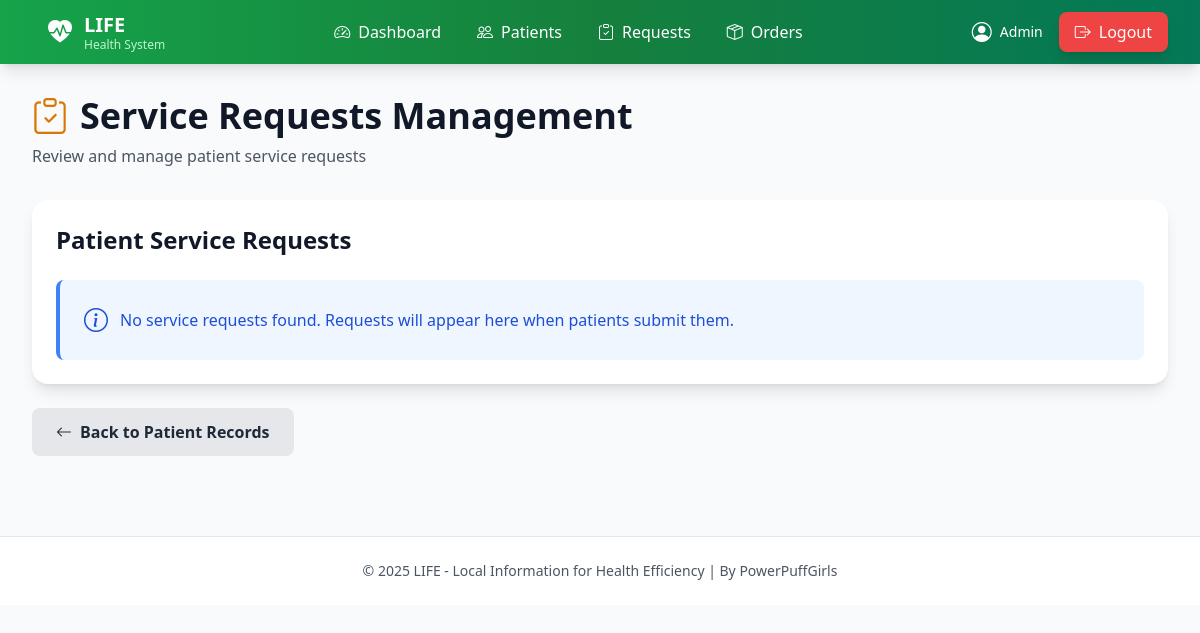
/admin_requests (signed in), run on an earlier commit of the app's database.
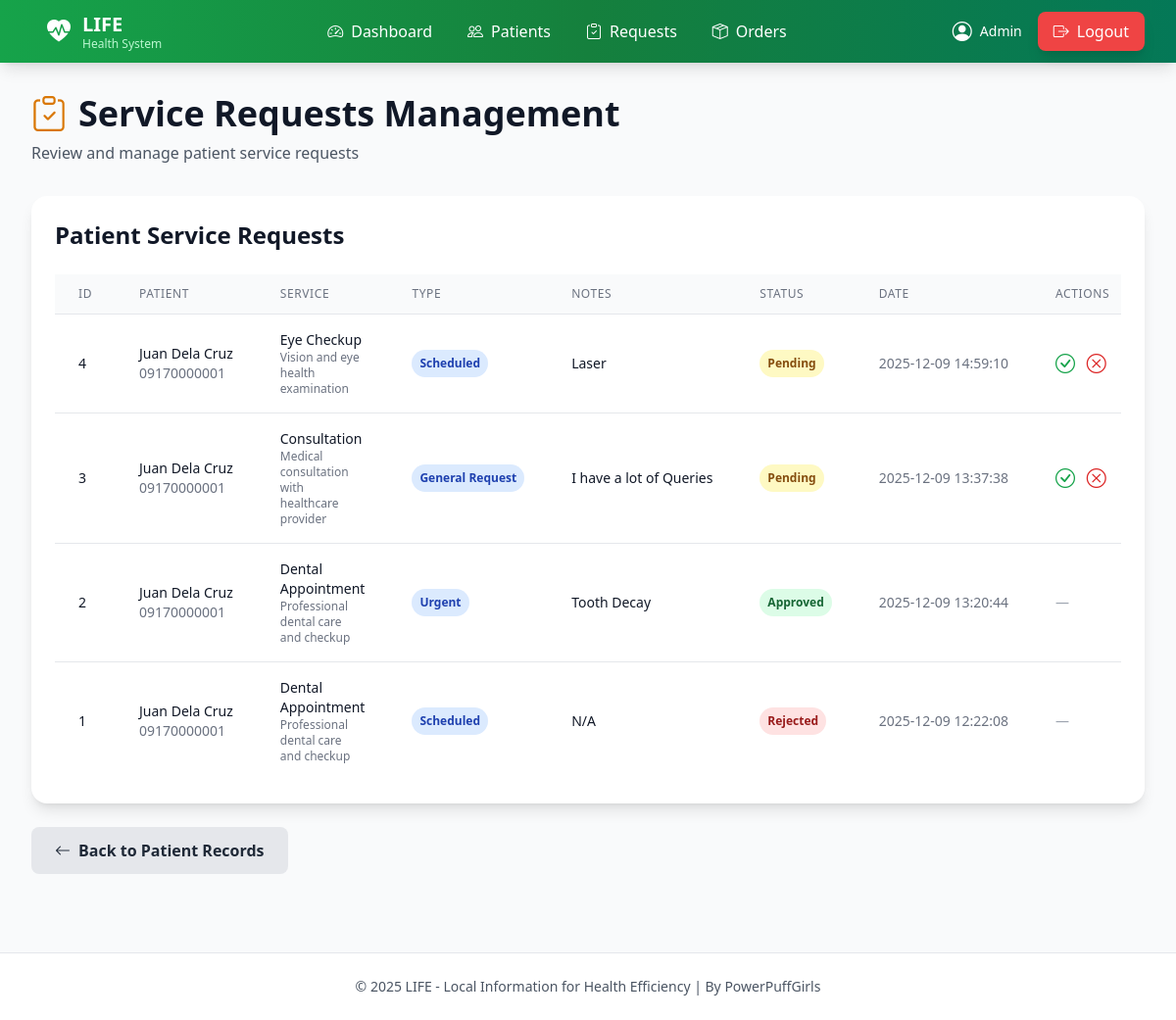
And on a later commit of the database.
### tables this page shows
CREATE TABLE service_requests (
            id INTEGER PRIMARY KEY AUTOINCREMENT,
            patient_id INTEGER NOT NULL,
            service_id INTEGER NOT NULL,
            request_type TEXT NOT NULL,
            notes TEXT,
            status TEXT DEFAULT 'Pending',
            requested_at TIMESTAMP DEFAULT CURRENT_TIMESTAMP,
            FOREIGN KEY (patient_id) REFERENCES patients(id),
            FOREIGN KEY (service_id) REFERENCES medical_services(id)
        );

CREATE TABLE patients (
            id INTEGER PRIMARY KEY AUTOINCREMENT,
            last_name TEXT NOT NULL,
            first_name TEXT NOT NULL,
            middle_name TEXT,
            suffix TEXT,
            dob TEXT NOT NULL,
            sex TEXT NOT NULL,
            contact TEXT,
            address TEXT,
            notes TEXT,
            created_at TIMESTAMP DEFAULT CURRENT_TIMESTAMP
        );

CREATE TABLE medical_services (
            id INTEGER PRIMARY KEY AUTOINCREMENT,
            name TEXT NOT NULL,
            description TEXT,
            category TEXT NOT NULL
        );

### app.py (the view)
@app.route("/admin_requests")
@login_required
def admin_requests():
    db = get_db()
    c = db.cursor()
    requests_data = c.execute("""
        SELECT sr.id, sr.patient_id, sr.request_type, sr.notes, sr.status, sr.requested_at,
               ms.name as service_name, ms.description as service_description,
               p.first_name, p.last_name, p.contact
        FROM service_requests sr
        JOIN medical_services ms ON sr.service_id = ms.id
        JOIN patients p ON sr.patient_id = p.id
        ORDER BY sr.requested_at DESC
    """).fetchall()
    return render_template("admin_requests.html", requests=requests_data)

### app.py (called while the page is built)
def login_required(f):
    @wraps(f)
    def decorated_function(*args, **kwargs):
        if session.get("role") != 'worker':
            return redirect(url_for('worker_signin'))
        return f(*args, **kwargs)
    return decorated_function

def get_db():
    db = getattr(g, "_database", None)
    if db is None:
        if USE_MYSQL:
            conn = pymysql.connect(
                host=DB_HOST,
                port=DB_PORT,
                user=DB_USER,
                password=DB_PASSWORD,
                database=DB_NAME,
                cursorclass=pymysql.cursors.DictCursor,
                autocommit=False
            )
            db = g._database = DatabaseWrapper(conn, is_mysql=True)
        else:
            import sqlite3
            conn = sqlite3.connect(DATABASE)
            conn.row_factory = sqlite3.Row
            db = g._database = DatabaseWrapper(conn, is_mysql=False)
    return db

@app.teardown_appcontext
def close_connection(exception):
    db = getattr(g, "_database", None)
    if db is not None:
        db.close()

    def close(self):
        self.connection.close()

    def fetchall(self):
        return self.cursor.fetchall()

### templates/admin_requests.html (shortened to what the changed rows need)
{% extends "layout.html" %}
{% block content %}
<div class="animate-slideUp">
    <div class="mb-8">
        <h1 class="text-4xl font-bold text-gray-900 mb-2 flex items-center space-x-3">
            <i class="bi bi-clipboard-check text-amber-600"></i>
            <span>Service Requests Management</span>
        </h1>
    </div>
    <div class="bg-white rounded-2xl shadow-lg p-6">
        <h2 class="text-2xl font-bold text-gray-900 mb-6">Patient Service Requests</h2>
        {% if requests %}
            <div class="overflow-x-auto">
                <table class="min-w-full divide-y divide-gray-200">
                    <thead class="bg-gray-50">
                        <tr>
                            <th class="px-6 py-3 text-left text-xs font-medium text-gray-500 uppercase tracking-wider">ID</th>
                            <th class="px-6 py-3 text-left text-xs font-medium text-gray-500 uppercase tracking-wider">Patient</th>
                            <th class="px-6 py-3 text-left text-xs font-medium text-gray-500 uppercase tracking-wider">Service</th>
                            <th class="px-6 py-3 text-left text-xs font-medium text-gray-500 uppercase tracking-wider">Type</th>
                            <th class="px-6 py-3 text-left text-xs font-medium text-gray-500 uppercase tracking-wider">Notes</th>
                            <th class="px-6 py-3 text-left text-xs font-medium text-gray-500 uppercase tracking-wider">Status</th>
                            <th class="px-6 py-3 text-left text-xs font-medium text-gray-500 uppercase tracking-wider">Date</th>
                            <th class="px-6 py-3 text-left text-xs font-medium text-gray-500 uppercase tracking-wider">Actions</th>
                        </tr>
                    </thead>
                    <tbody class="bg-white divide-y divide-gray-200">
                        {% for req in requests %}
                        <tr class="hover:bg-gray-50 transition-colors">
                            <td class="px-6 py-4 whitespace-nowrap text-sm font-medium text-gray-900">{{ req.id }}</td>
                            <td class="px-6 py-4 whitespace-nowrap">
                                <div class="text-sm font-medium text-gray-900">{{ req.first_name }} {{ req.last_name }}</div>
                                <div class="text-sm text-gray-500">{{ req.contact }}</div>
                            </td>
                            <td class="px-6 py-4">
                                <div class="text-sm font-medium text-gray-900">{{ req.service_name }}</div>
                                {% if req.service_description %}
                                <div class="text-xs text-gray-500">{{ req.service_description }}</div>
                                {% endif %}
                            </td>
                            <td class="px-6 py-4 whitespace-nowrap">
                                <span class="px-2 py-1 inline-flex text-xs leading-5 font-semibold rounded-full bg-blue-100 text-blue-800">
                                    {{ req.request_type }}
                                </span>
                            </td>
                            <td class="px-6 py-4 text-sm text-gray-900 max-w-xs truncate">{{ req.notes or 'N/A' }}</td>
                            <td class="px-6 py-4 whitespace-nowrap">
                                {% if req.status == 'Pending' %}
                                    <span class="px-2 py-1 inline-flex text-xs leading-5 font-semibold rounded-full bg-yellow-100 text-yellow-800">
                                        {{ req.status }}
                                    </span>
                                {% elif req.status == 'Approved' %}
                                    <span class="px-2 py-1 inline-flex text-xs leading-5 font-semibold rounded-full bg-green-100 text-green-800">
                                        {{ req.status }}
                                    </span>
                                {% elif req.status == 'Rejected' %}
                                    <span class="px-2 py-1 inline-flex text-xs leading-5 font-semibold rounded-full bg-red-100 text-red-800">
                                        {{ req.status }}
                                    </span>
                                {% else %}
                                    <span class="px-2 py-1 inline-flex text-xs leading-5 font-semibold rounded-full bg-gray-100 text-gray-800">
                                        {{ req.status }}
                                    </span>
                                {% endif %}
                            </td>
                            <td class="px-6 py-4 whitespace-nowrap text-sm text-gray-500">{{ req.requested_at }}</td>
                            <td class="px-6 py-4 whitespace-nowrap text-sm font-medium space-x-2">
                                {% if req.status == 'Pending' %}
                                    <button onclick="document.getElementById('approveModal{{ req.id }}').classList.remove('hidden')"
                                            class="text-green-600 hover:text-green-900 transition-colors">
                                        <i class="bi bi-check-circle text-xl"></i>
                                    </button>
                                    <button onclick="document.getElementById('rejectModal{{ req.id }}').classList.remove('hidden')"
                                            class="text-red-600 hover:text-red-900 transition-colors">
                                        <i class="bi bi-x-circle text-xl"></i>
                                    </button>
                                {% else %}
                                    <span class="text-gray-400">—</span>
                                {% endif %}
                            </td>
                        </tr>
                        {% endfor %}
                    </tbody>
                </table>
            </div>
        {% else %}
            <div class="bg-blue-50 border-l-4 border-blue-500 text-blue-700 p-6 rounded-lg">
                <div class="flex items-center space-x-3">
                    <i class="bi bi-info-circle text-2xl"></i>
                    <p>No service requests found. Requests will appear here when patients submit them.</p>
                </div>
            </div>
        {% endif %}
    </div>
</div>
{% endblock %}

What changed in the data, as far as the page shows it:
added service_requests: id "4", first_name "Juan", last_name "Dela Cruz", contact "09170000001", service_name "Eye Checkup", service_description "Vision and eye health examination", request_type "Scheduled", notes "Laser", status "Pending", requested_at "2025-12-09 14:59:10"
added service_requests: id "3", first_name "Juan", last_name "Dela Cruz", contact "09170000001", service_name "Consultation", service_description "Medical consultation with healthcare provider", request_type "General Request", notes "I have a lot of Queries", status "Pending", requested_at "2025-12-09 13:37:38"
added service_requests: id "2", first_name "Juan", last_name "Dela Cruz", contact "09170000001", service_name "Dental Appointment", service_description "Professional dental care and checkup", request_type "Urgent", notes "Tooth Decay", status "Approved", requested_at "2025-12-09 13:20:44"
added service_requests: id "1", first_name "Juan", last_name "Dela Cruz", contact "09170000001", service_name "Dental Appointment", service_description "Professional dental care and checkup", request_type "Scheduled", notes "N/A", status "Rejected", requested_at "2025-12-09 12:22:08"
Also different on the page:
text no longer shown: "No service requests found. Requests will appear here when patients submit them."
text now shown: "ID PATIENT SERVICE TYPE NOTES STATUS DATE ACTIONS"
